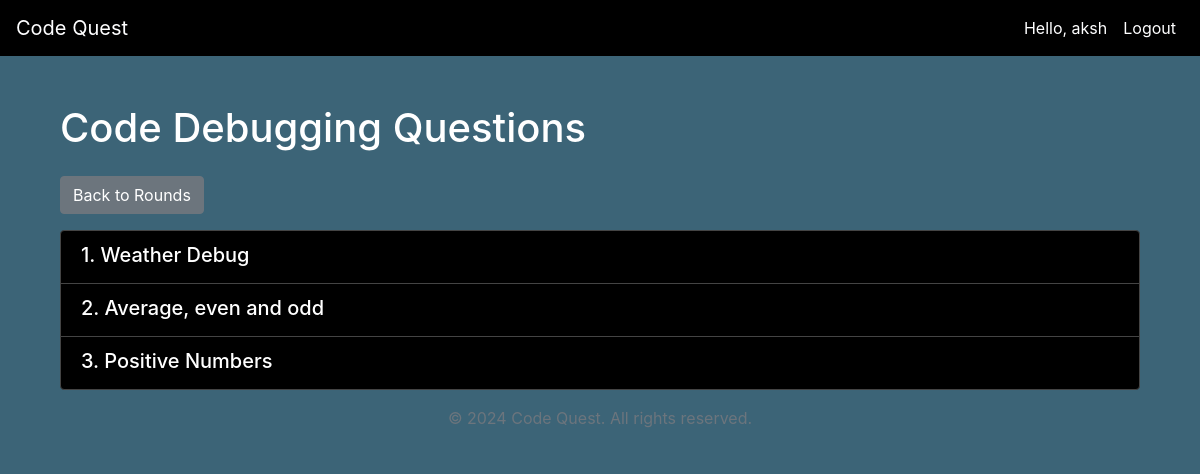
Page /round/3/ (signed in) on the committed database.
### codestar/models.py (models this page shows, shortened)
class Round(models.Model):
    name = models.CharField(max_length=100)
    number = models.IntegerField()
    is_active = models.BooleanField(default=False)
    timer_duration = models.IntegerField(default=3600)  # Timer duration in seconds

class Question(models.Model):
    title = models.CharField(max_length=200)
    description = models.TextField()
    input_format = models.TextField()
    output_format = models.TextField()
    sample_input = models.TextField()
    sample_output = models.TextField()
    round = models.ForeignKey('Round', on_delete=models.CASCADE, related_name='questions')

### codestar/views.py (the view, shortened to what this page needs)
# urls.py: path('round/<int:round_id>/', views.round_questions, name='round_questions'),
@login_required
def round_questions(request, round_id):
    round = get_object_or_404(Round, id=round_id)
    questions = round.questions.all()
    solved_questions = Submission.objects.filter(
        user=request.user,
        question__round=round,
        is_correct=True
    ).values_list('question_id', flat=True)
    context = {
        'round': round,
        'questions': questions,
        'solved_questions': solved_questions,
    }
    return render(request, 'codestar/round_questions.html', context)

### templates/codestar/round_questions.html (shortened to what this page needs)
{% extends "base.html" %}
{% load static %}
{% block content %}
<div class="container mt-5">
    <h1 class="mb-4">{{ round.name }} Questions</h1>
    <a href="{% url 'home' %}" class="btn btn-secondary mb-3">Back to Rounds</a>
    {% if questions %}
        <div class="list-group">
            {% for question in questions %}
                <a href="#" class="list-group-item list-group-item-action question-link" data-question-id="{{ question.id }}">
                    <h5 class="mb-1">{{ question.title }}</h5>
                </a>
            {% endfor %}
        </div>
    {% else %}
        <div class="alert alert-info" role="alert">
            No questions available for this round at the moment.
        </div>
    {% endif %}
</div>
{% endblock %}

### templates/base.html (shortened to what this page needs)
<!DOCTYPE html>
{% load static %}
<html lang="en" dir="ltr">
  <head>
    {% block extra_head %}
    <link rel="stylesheet" href="https://cdnjs.cloudflare.com/ajax/libs/codemirror/5.62.0/codemirror.min.css">
    <link rel="stylesheet" href="https://cdnjs.cloudflare.com/ajax/libs/codemirror/5.62.0/theme/monokai.min.css">
    {% endblock %}
    <link rel="stylesheet" href="{% static 'css/home.css' %}">
    <link rel="stylesheet" href="https://maxcdn.bootstrapcdn.com/bootstrap/4.0.0/css/bootstrap.min.css">
  </head>
  <body>
    <nav class="navbar navbar-expand-lg navbar-light bg-light" id="main-nav">
      <a class="navbar-brand" href="{% url 'home' %}">Code Quest</a>
      <div class="collapse navbar-collapse" id="navbarNav">
        <div class="navbar-nav ml-auto">
          {% if user.is_authenticated %}
            <span class="nav-item nav-link">Hello, {{ user.username }}</span>
            <a class="nav-item nav-link" href="{% url 'logout' %}">Logout</a>
          {% else %}
            <a class="nav-item nav-link" href="{% url 'login' %}">Login</a>
            <a class="nav-item nav-link" href="{% url 'signup' %}">Sign Up</a>
          {% endif %}
        </div>
      </div>
    </nav>
    <div class="container mt-4">
      {% block content %}
      {% endblock %}
    </div>
    <footer class="footer mt-auto py-3 bg-light">
      <div class="container text-center">
        <span class="text-muted">© 2024 Code Quest. All rights reserved.</span>
      </div>
    </footer>
  </body>
</html>

### templates/base.html (style rules this page uses)
body { background-color: rgb(60, 100, 119); color: rgb(255, 255, 255); }
.container, .container-fluid { background-color: rgb(60, 100, 119); }
.navbar { background-color: #000000 !important; }
.navbar-light .navbar-brand, .navbar-light .navbar-nav .nav-link { color: rgb(254, 254, 255) !important; }
.card, .list-group-item { background-color: rgb(0, 0, 0); color: white; border-color: #444; }
.footer { background-color: rgb(60, 100, 119) !important; color: white; }

### rows in the picture
Round: name "Code Debugging"
Question: title "1. Weather Debug"
Question: title "2. Average, even and odd"
Question: title "3. Positive Numbers"

### other values in the picture
{{ user.username }} "aksh"
